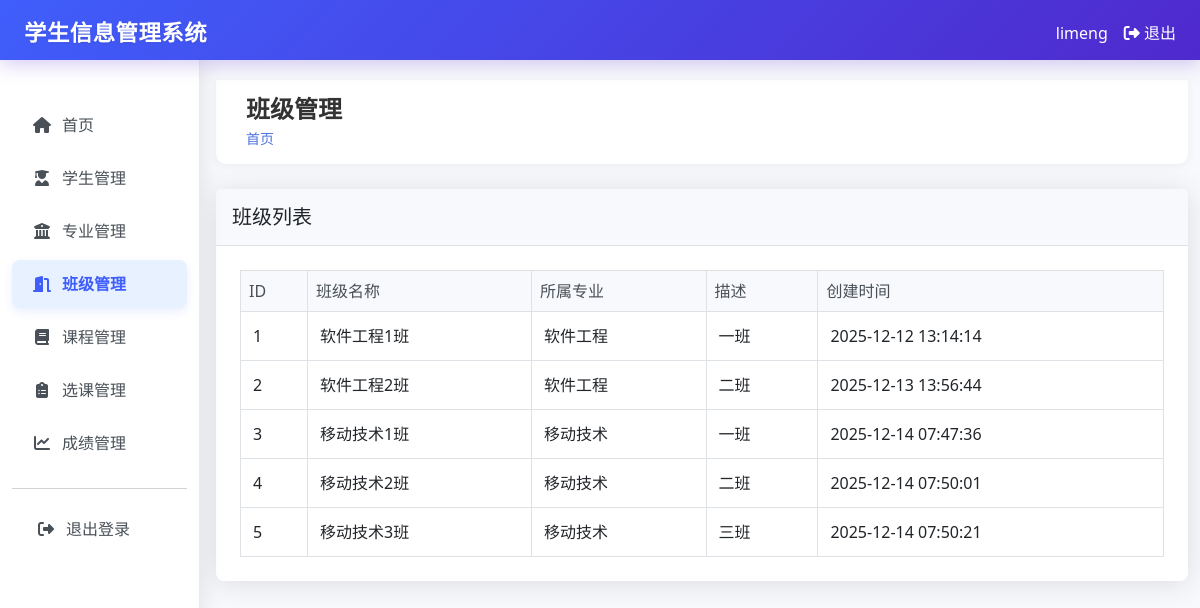
The app's page /classes (signed in) with its own data.
### tables this page shows
CREATE TABLE classes (
        id INTEGER PRIMARY KEY AUTOINCREMENT,
        name TEXT UNIQUE NOT NULL,
        major_id INTEGER,
        description TEXT,
        created_at TIMESTAMP DEFAULT CURRENT_TIMESTAMP,
        FOREIGN KEY (major_id) REFERENCES majors (id)
    );

CREATE TABLE majors (
        id INTEGER PRIMARY KEY AUTOINCREMENT,
        name TEXT UNIQUE NOT NULL,
        description TEXT,
        created_at TIMESTAMP DEFAULT CURRENT_TIMESTAMP
    );

### app.py (the view)
@app.route("/classes")
@login_required
def classes():
    conn = get_db_connection()
    classes = conn.execute("""
        SELECT c.*, m.name as major_name
        FROM classes c
        LEFT JOIN majors m ON c.major_id = m.id
        ORDER BY c.id ASC
    """).fetchall()
    conn.close()
    return render_template("classes/index.html", classes=classes)

### app.py (called while the page is built)
def login_required(f):
    @wraps(f)
    def decorated_function(*args, **kwargs):
        if "user_id" not in session:
            return redirect(url_for("login"))
        return f(*args, **kwargs)
    return decorated_function

def get_db_connection():
    conn = sqlite3.connect("student_management.db")
    conn.row_factory = sqlite3.Row
    return conn

### templates/classes/index.html (shortened to what this page needs)
{% extends "base.html" %}
{% block header %}班级管理{% endblock %}
{% block content %}
<div class="card">
    <div class="card-header">
        <h5 class="card-title mb-0">班级列表</h5>
    </div>
    <div class="card-body">
        <div class="table-responsive">
            <table class="table table-bordered table-hover">
                <thead class="table-light">
                    <tr>
                        <th>ID</th>
                        <th>班级名称</th>
                        <th>所属专业</th>
                        <th>描述</th>
                        <th>创建时间</th>
                    </tr>
                </thead>
                <tbody>
                    {% for class in classes %}
                    <tr>
                        <td>{{ class.id }}</td>
                        <td>{{ class.name }}</td>
                        <td>{{ class.major_name or '未设置' }}</td>
                        <td>{{ class.description or '无描述' }}</td>
                        <td>{{ class.created_at }}</td>
                    </tr>
                    {% endfor %}
                </tbody>
            </table>
        </div>
    </div>
</div>
{% endblock %}

### templates/base.html (style rules this page uses)
.card { margin-bottom: 20px; }
body { font-family: 'Segoe UI', Tahoma, Geneva, Verdana, sans-serif; background-color: #f8f9fc; color: #495057; }
.card { border: none; border-radius: 0.5rem; box-shadow: 0 0.15rem 1.75rem 0 rgba(58, 59, 69, 0.15); }
.card-header { background-color: #f8f9fc; border-bottom: 1px solid #dee2e6; padding: 1rem; }
.card-body { padding: 1.5rem; }
.table { margin-bottom: 0; }
.table th { background-color: #f8f9fc; font-weight: 500; color: #495057; border-bottom: 1px solid #dee2e6; }
.table td { vertical-align: middle; padding: 0.75rem; }

### records on screen
classes: id "1", name "软件工程1班", name "软件工程", description "一班", created_at "2025-12-12 13:14:14"
classes: id "2", name "软件工程2班", name "软件工程", description "二班", created_at "2025-12-13 13:56:44"
classes: id "3", name "移动技术1班", name "移动技术", description "一班", created_at "2025-12-14 07:47:36"
classes: id "4", name "移动技术2班", name "移动技术", description "二班", created_at "2025-12-14 07:50:01"
classes: id "5", name "移动技术3班", name "移动技术", description "三班", created_at "2025-12-14 07:50:21"

### other values on screen
{{ session.username }} "limeng"
